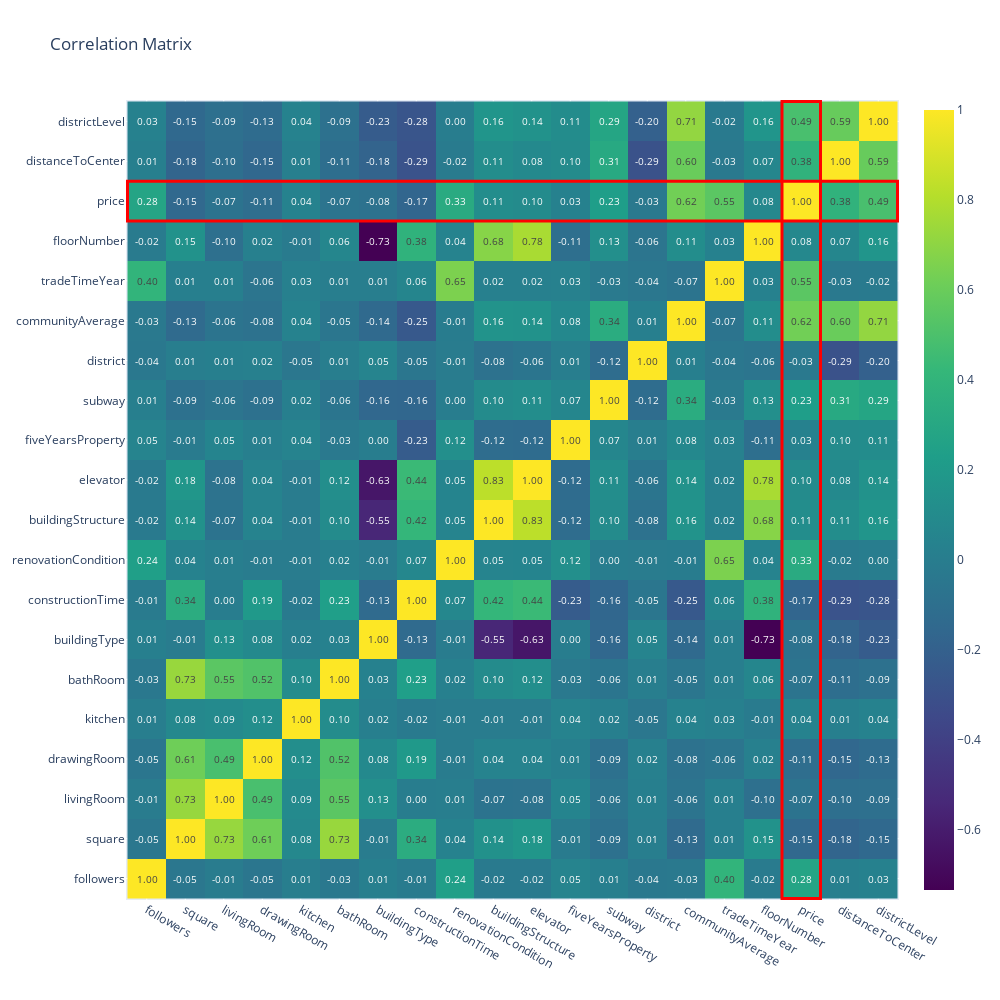

Notebook source saved alongside this figure:
### Markdown cell above
<span style="color:cyan">According to the previous phase, we understand that there is a relationship between house prices and the district they are in. Therefore, we sorted districts according to the median price and created a new column called `districtLevel`.</span>

### Code cell
corrMatrix = trainDf.corr()
fig = go.Figure(data=go.Heatmap(
                   z=corrMatrix.values,
                   x=corrMatrix.columns,
                   y=corrMatrix.index,
                   colorscale='Viridis',
                   text=corrMatrix.values,
                   texttemplate="%{text:.2f}",
                   textfont={"size":10}))

price_column_index = list(corrMatrix.columns).index('price')
price_row_index = list(corrMatrix.index).index('price')
fig.update_layout(
    title='Correlation Matrix',
    xaxis_nticks=36,
    width=1000,
    height=1000,
    autosize=True,
    margin=dict(l=100, r=100, t=100, b=100),
    shapes=[
        go.layout.Shape(
            type="rect",
            x0=price_column_index - 0.5,  
            y0=-0.5,                      
            x1=price_column_index + 0.5,  
            y1=len(corrMatrix.index) - 0.5, 
            line=dict(
                color="red",
                width=3
            )
        ),
        go.layout.Shape(
            type="rect",
            x0=-0.5,                      
            y0=price_row_index - 0.5,     
            x1=len(corrMatrix.columns) - 0.5,  
            y1=price_row_index + 0.5,     
            line=dict(
                color="red",
                width=3
            )
        )
    ]
)
fig.show()

### Figure 1 — Plotly figure (JSON) as saved in the notebook; plotly's stock layout.template omitted (floating-point values rounded to 4 significant figures; data arrays with more than 128 entries replaced by an {"elided": "..."} marker saying what was removed)
{"data": [{"colorscale": [[0, "#440154"], [0.1111, "#482878"], [0.2222, "#3e4989"], [0.3333, "#31688e"], [0.4444, "#26828e"], [0.5556, "#1f9e89"], [0.6667, "#35b779"], [0.7778, "#6ece58"], [0.8889, "#b5de2b"], [1, "#fde725"]], "text": {"elided": "20x20 float values"}, "textfont": {"size": 10}, "texttemplate": "%{text:.2f}", "type": "heatmap", "x": ["followers", "square", "livingRoom", "drawingRoom", "kitchen", "bathRoom", "buildingType", "constructionTime", "renovationCondition", "buildingStructure", "elevator", "fiveYearsProperty", "subway", "district", "communityAverage", "tradeTimeYear", "floorNumber", "price", "distanceToCenter", "districtLevel"], "y": ["followers", "square", "livingRoom", "drawingRoom", "kitchen", "bathRoom", "buildingType", "constructionTime", "renovationCondition", "buildingStructure", "elevator", "fiveYearsProperty", "subway", "district", "communityAverage", "tradeTimeYear", "floorNumber", "price", "distanceToCenter", "districtLevel"], "z": {"elided": "20x20 float values"}}], "layout": {"autosize": true, "height": 1000, "margin": {"b": 100, "l": 100, "r": 100, "t": 100}, "shapes": [{"line": {"color": "red", "width": 3}, "type": "rect", "x0": 16.5, "x1": 17.5, "y0": -0.5, "y1": 19.5}, {"line": {"color": "red", "width": 3}, "type": "rect", "x0": -0.5, "x1": 19.5, "y0": 16.5, "y1": 17.5}], "title": {"text": "Correlation Matrix"}, "width": 1000, "xaxis": {"nticks": 36}}}
